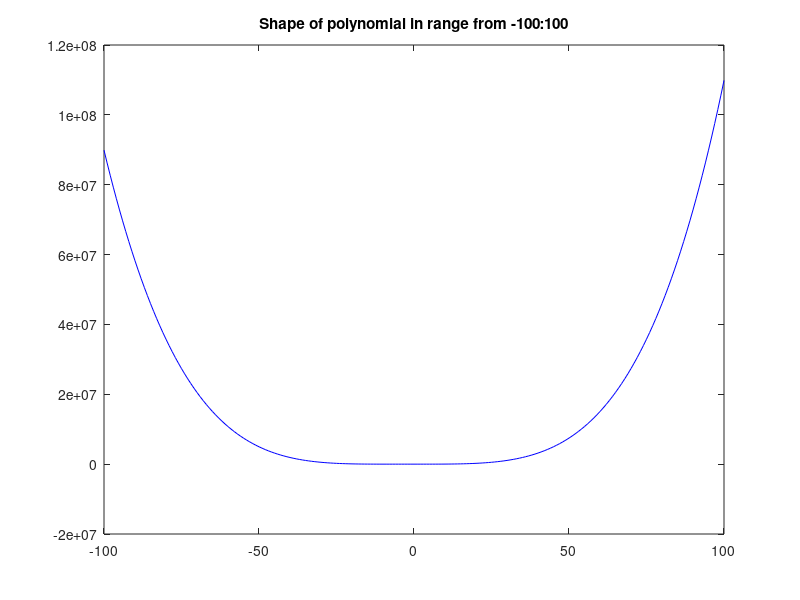

Write the MATLAB code that produced this figure.
r = [1,-4,3,-10]
p = poly(r)

k = polyder(p)

A1 = polyval(p,20)
B1 = polyval(p,-5)
C1 = polyval(p,0)
D1 = polyval(p,10)
E1 = polyval(p,15)


r2 = roots(p)


x = [-100:1:100]
plot(x,polyval(p,x),'-b');
title('Shape of polynomial in range from -100:100');